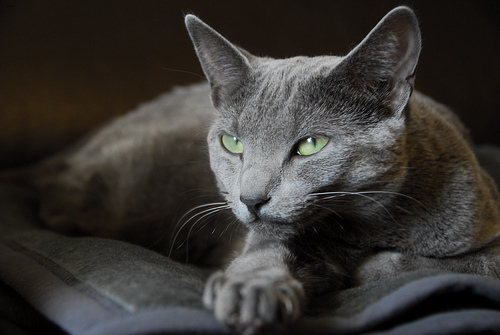
#> input picture Tutorial9/textures_images/pets/Russian_Blue_182.jpg, 500 x 335 px, given in place of texture1.gif, which was not available
$ jupyter execute --allow-errors Texture_Analysis.ipynb   (shell and % lines are left out)   (text cells are left out)
#> lines starting #> are read from the running program, lines starting #| are printed output that depends on the picture; pictures that were not available may be replaced by others from this repository, and a replacement may not be noted
[cell 1]
from skimage.transform import rotate
from skimage.feature import local_binary_pattern
from skimage import data
from skimage.color import label2rgb
import matplotlib.pyplot as plt
import numpy as np
import time
import scipy
from skimage import filters
from skimage import io
import os
from skimage.util import img_as_float
from skimage.transform import resize
import skimage
from skimage.color import rgb2gray

[cell 2]
img1 = img_as_float(io.imread('textures_images/lbp_textures/texture1.gif'))
img2 = img_as_float(io.imread('textures_images/lbp_textures/texture2.gif'))
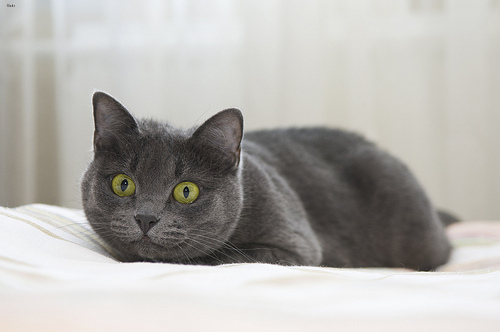
#> input picture Tutorial9/textures_images/pets/Russian_Blue_183.jpg, 500 x 332 px, given in place of texture2.gif, which was not available
img3 = img_as_float(io.imread('textures_images/lbp_textures/texture3.gif'))

[cell 3]
#visualize
# [13 lines left out: function visualize2, not called in this run]

def visualize3(tigre_f,tigre_x,tigre_xb,label1,label2,label3):
    #visualize
    fig=plt.figure(figsize=(15,15))
    fig.add_subplot(1,3,1)
    plt.title(label1)
    plt.imshow(tigre_f, cmap='gray')
    plt.xticks([])
    plt.yticks([])
    fig.add_subplot(1,3,2)
    plt.title(label2)
    plt.xticks([])
    plt.yticks([])
    plt.imshow(tigre_x, cmap='gray')
    fig.add_subplot(1,3,3)
    plt.xticks([])
    plt.yticks([])
    plt.title(label3)
    plt.imshow(tigre_xb, cmap='gray')


# [23 lines left out: function visualize4, not called in this run]

[cell 4]
visualize3(img1, img2, img3, 'Texture 1', 'Texture 2', 'Texture 3')
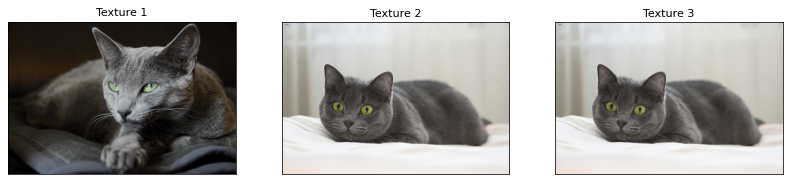
#> figure drawn by matplotlib, 3 panels

[cell 5]
# settings for LBP
radius = 1
n_points = 8 * radius
METHOD = 'uniform'


def LBP(img1, img2, img3, radius, n_points, METHOD):

    # [27 lines left out: functions hist, kullback_leibler_divergence, match, not called in this run]


    refs = {
        'img1': local_binary_pattern(img1, n_points, radius, METHOD),
        'img2': local_binary_pattern(img2, n_points, radius, METHOD),
        'img3': local_binary_pattern(img3, n_points, radius, METHOD)
    }

    # classify rotated textures
    print('Rotated images matched against references using LBP:')
    print('original: img1, rotated: 30deg, match result: ',
          match(refs, rotate(img1, angle=30, resize=False)))
    print('original: img2, rotated: 70deg, match result: ',
          match(refs, rotate(img2, angle=70, resize=False)))
    print('original: img3, rotated: 145deg, match result: ',
          match(refs, rotate(img3, angle=145, resize=False)))

    # plot histograms of LBP of textures
    fig, ((ax1, ax2, ax3), (ax4, ax5, ax6)) = plt.subplots(nrows=2, ncols=3,
                                                           figsize=(9, 6))
    plt.gray()

    ax1.imshow(img1)
    ax1.axis('off')
    hist(ax4, refs['img1'])
    ax4.set_ylabel('Percentage')

    ax2.imshow(img2)
    ax2.axis('off')
    hist(ax5, refs['img2'])
    ax5.set_xlabel('Uniform LBP values')

    ax3.imshow(img3)
    ax3.axis('off')
    hist(ax6, refs['img3'])

    plt.show()

#> (the rest of this cell did not finish here and is left out)

[cell 6]
from skimage.transform import rotate
rotated_img1 = rotate(img1, angle=30, resize=False, center=None, order=1, mode='constant', cval=0, clip=True, preserve_range=False)
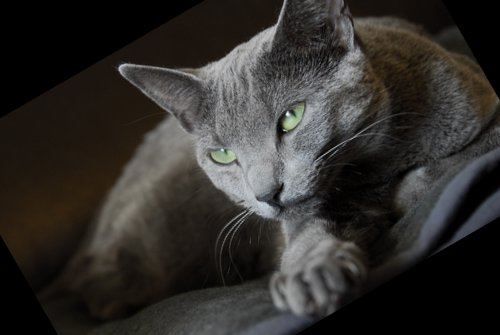
#> rotated_img1: shape (335, 500, 3) float64; mean R, G, B 0.194, 0.184, 0.172
rotated_img2 = rotate(img2, angle=145, resize=False, center=None, order=1, mode='constant', cval=0, clip=True, preserve_range=False)
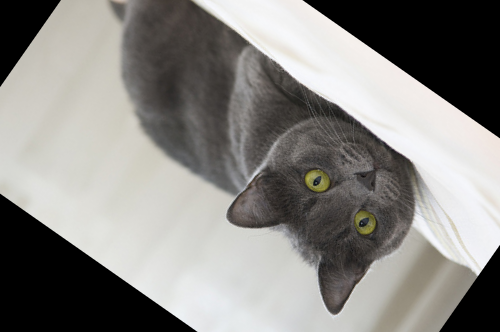
#> rotated_img2: shape (332, 500, 3) float64; mean R, G, B 0.537, 0.531, 0.517
rotated_img3 = rotate(img3, angle=90, resize=False, center=None, order=1, mode='constant', cval=0, clip=True, preserve_range=False)
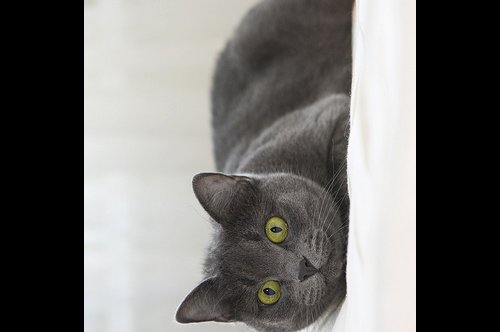
#> rotated_img3: shape (332, 500, 3) float64; mean R, G, B 0.436, 0.432, 0.424

#> (a cell that did not finish here is left out)


[cell 8]
from skimage.transform import rescale
rescaled_img1 = rescale(img1,.5)
rescaled_img2 = rescale(img2,.5)
rescaled_img3 = rescale(img3,.5)

#> (a cell that did not finish here is left out)


[cell 10]
intensity_rescaled_img1 = img1/2
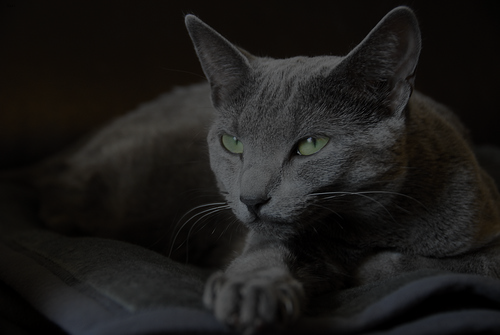
#> intensity_rescaled_img1: shape (335, 500, 3) float64; mean R, G, B 0.111, 0.105, 0.0991
intensity_rescaled_img2 = img2/2
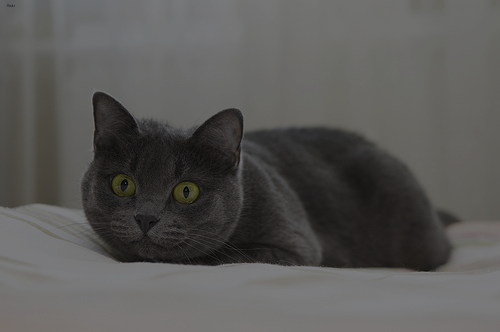
#> intensity_rescaled_img2: shape (332, 500, 3) float64; mean R, G, B 0.351, 0.347, 0.339
intensity_rescaled_img3 = img3/2

#> (a cell that did not finish here is left out)
